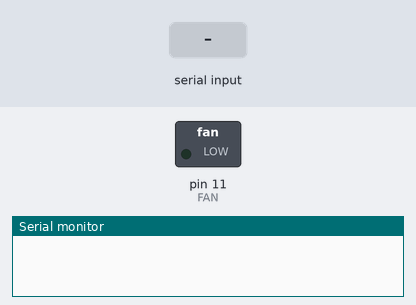
Simulated run of this sketch. Board: Arduino Uno, built with avr-gcc and run on an emulated ATmega328P. Shown: switched loads named in the sketch (green lamp = pin HIGH), the last lines printed to the serial monitor. The inputs (shaded band) are chosen by the test bench.

Above: at 1.2 s.
1.3 s: "1" received over Serial
4.3 s: "2" received over Serial
At 5.5 s:
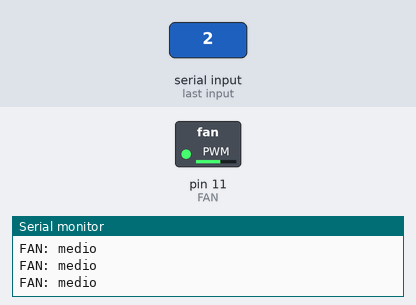
6.2 s: "3" received over Serial
At 6.8 s:
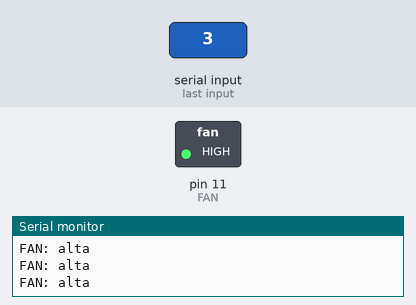
7.7 s: "0" received over Serial
At 8.3 s:
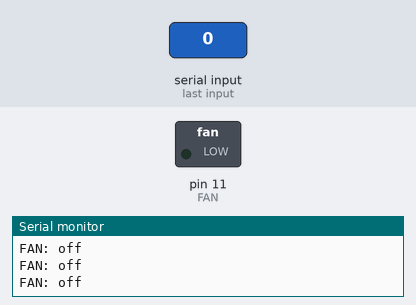
Timing chart, 0 to 10.6 s (numbered marks = the images above; inputs shaded):
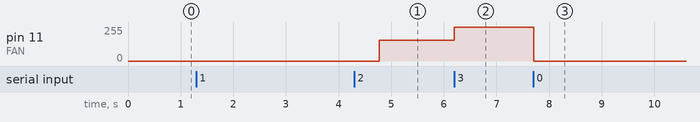

The sketch:

bluetooth_ventilador.ino
```cpp
//bluetooth hc-06
//Se utiliza el pin 11 ya que tiene capacidad PWM (como los pines 3,5,6,9,10,11) permite modificar la cantidad de energía que se envía a una carga

const int FAN=11;
int state = 0; // Variable lectura serial

void setup() {
    pinMode(FAN, OUTPUT);   //Declara pin de salida
    analogWrite(FAN,0);
    Serial.begin(9600);
}
void loop() {
 //si el módulo manda un dato, guardarlo en estado.
  if(Serial.available() > 0){
       state = Serial.read();
  }

//si el estado es 0 sería Apagado “OFF” para el ventilador
 if (state == '0') {
    analogWrite(FAN,0);
    Serial.println("FAN: off");
 }
 //de lo contrario si el estado es 1 sería Encendido “ON” para el ventilador con una velocidad baja
 else
 if (state == '1') {
     for  (int i=1;i<100; i++){
analogWrite(FAN,i);
delay(5);}
     Serial.println("FAN: on");
 }
 //de lo contrario si el estado es 2 sería aumentar la velocidad a media para el ventilador
 else
 if (state == '2') {
     analogWrite(FAN,155);
     Serial.println("FAN: medio");
 }
//de lo contrario si el estado es 3 sería aumentar la velocidad alta para el ventilador
 else
 if (state == '3') {
     analogWrite(FAN,255);
     Serial.println("FAN: alta");
 }
}
```

Measured:
- after the input at 4.3 s, pin 11 (FAN): 0/255 → 155/255 after 0.47 s
- after the input at 6.2 s, pin 11 (FAN): 155/255 → 255/255 at once
- after the input at 7.7 s, pin 11 (FAN): 255/255 → 0/255 at once
